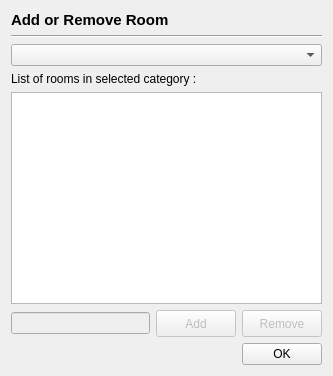
<?xml version="1.0" encoding="UTF-8"?>
<ui version="4.0">
 <class>editRoom</class>
 <widget class="QDialog" name="editRoom">
  <property name="geometry">
   <rect>
    <x>0</x>
    <y>0</y>
    <width>333</width>
    <height>376</height>
   </rect>
  </property>
  <property name="windowTitle">
   <string>Room Manager</string>
  </property>
  <layout class="QGridLayout" name="gridLayout">
   <item row="0" column="0">
    <widget class="QLabel" name="label">
     <property name="text">
      <string>&lt;!DOCTYPE HTML PUBLIC &quot;-//W3C//DTD HTML 4.0//EN&quot; &quot;http://www.w3.org/TR/REC-html40/strict.dtd&quot;&gt;
&lt;html&gt;&lt;head&gt;&lt;meta name=&quot;qrichtext&quot; content=&quot;1&quot; /&gt;&lt;style type=&quot;text/css&quot;&gt;
p, li { white-space: pre-wrap; }
&lt;/style&gt;&lt;/head&gt;&lt;body style=&quot; font-family:'Ubuntu'; font-size:11pt; font-weight:400; font-style:normal;&quot;&gt;
&lt;p style=&quot; margin-top:0px; margin-bottom:0px; margin-left:0px; margin-right:0px; -qt-block-indent:0; text-indent:0px;&quot;&gt;&lt;span style=&quot; font-weight:600;&quot;&gt;Add or Remove Room&lt;/span&gt;&lt;/p&gt;&lt;/body&gt;&lt;/html&gt;</string>
     </property>
    </widget>
   </item>
   <item row="1" column="0">
    <widget class="Line" name="line">
     <property name="orientation">
      <enum>Qt::Horizontal</enum>
     </property>
    </widget>
   </item>
   <item row="2" column="0">
    <widget class="QComboBox" name="catList"/>
   </item>
   <item row="3" column="0">
    <widget class="QLabel" name="label_2">
     <property name="text">
      <string>List of rooms in selected category :</string>
     </property>
    </widget>
   </item>
   <item row="4" column="0">
    <widget class="QListWidget" name="roomList"/>
   </item>
   <item row="5" column="0">
    <layout class="QHBoxLayout" name="horizontalLayout">
     <item>
      <widget class="QLineEdit" name="roomName">
       <property name="enabled">
        <bool>false</bool>
       </property>
      </widget>
     </item>
     <item>
      <widget class="QPushButton" name="addButton">
       <property name="enabled">
        <bool>false</bool>
       </property>
       <property name="minimumSize">
        <size>
         <width>0</width>
         <height>27</height>
        </size>
       </property>
       <property name="text">
        <string>Add</string>
       </property>
      </widget>
     </item>
     <item>
      <widget class="QPushButton" name="removeButton">
       <property name="enabled">
        <bool>false</bool>
       </property>
       <property name="minimumSize">
        <size>
         <width>0</width>
         <height>27</height>
        </size>
       </property>
       <property name="text">
        <string>Remove</string>
       </property>
      </widget>
     </item>
    </layout>
   </item>
   <item row="6" column="0">
    <layout class="QHBoxLayout" name="horizontalLayout_2">
     <item>
      <spacer name="horizontalSpacer">
       <property name="orientation">
        <enum>Qt::Horizontal</enum>
       </property>
       <property name="sizeHint" stdset="0">
        <size>
         <width>40</width>
         <height>20</height>
        </size>
       </property>
      </spacer>
     </item>
     <item>
      <widget class="QPushButton" name="okButton">
       <property name="text">
        <string>OK</string>
       </property>
      </widget>
     </item>
    </layout>
   </item>
  </layout>
 </widget>
 <resources/>
 <connections/>
</ui>
